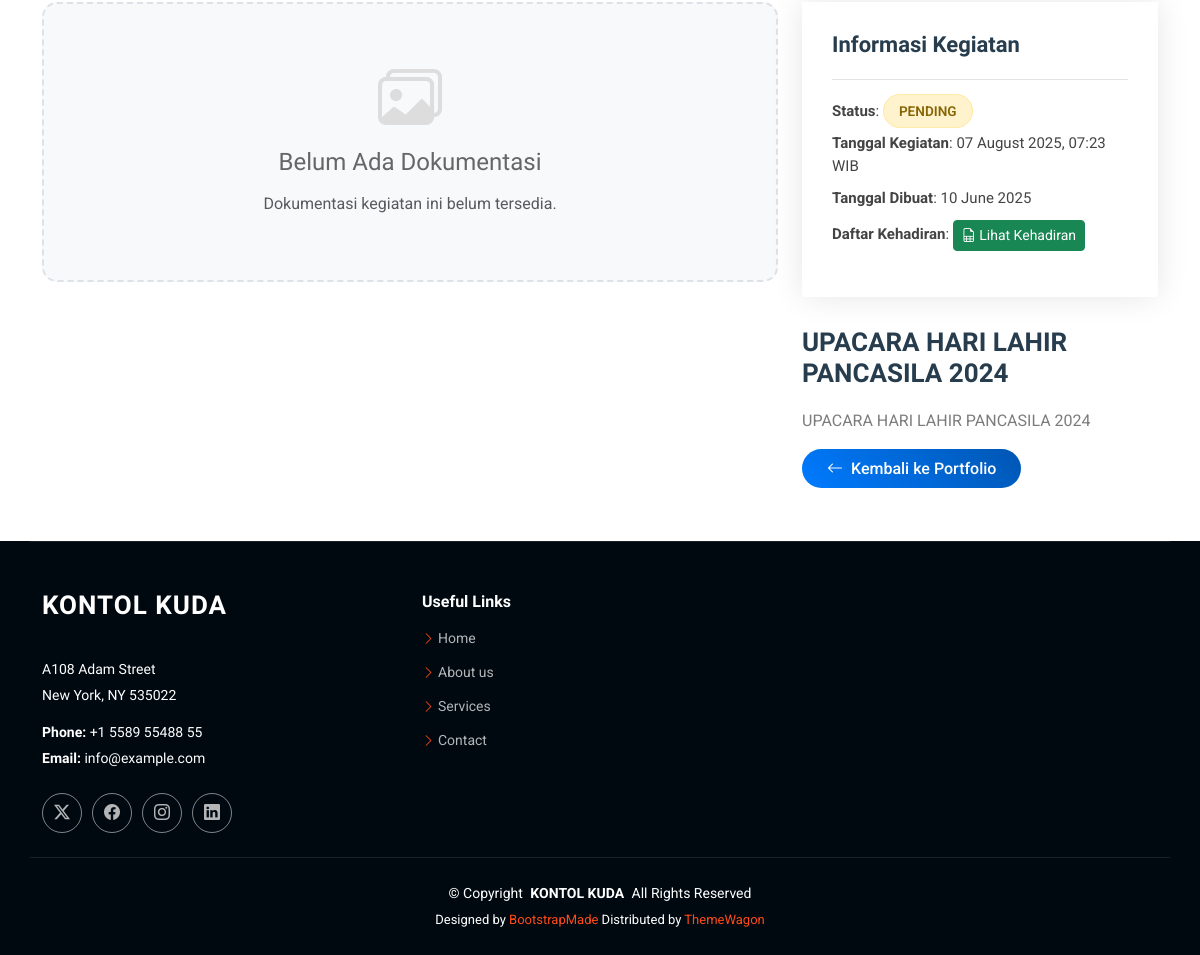
/portfolio-details.php?id=6 (lower part), run on an earlier commit of the app's database.
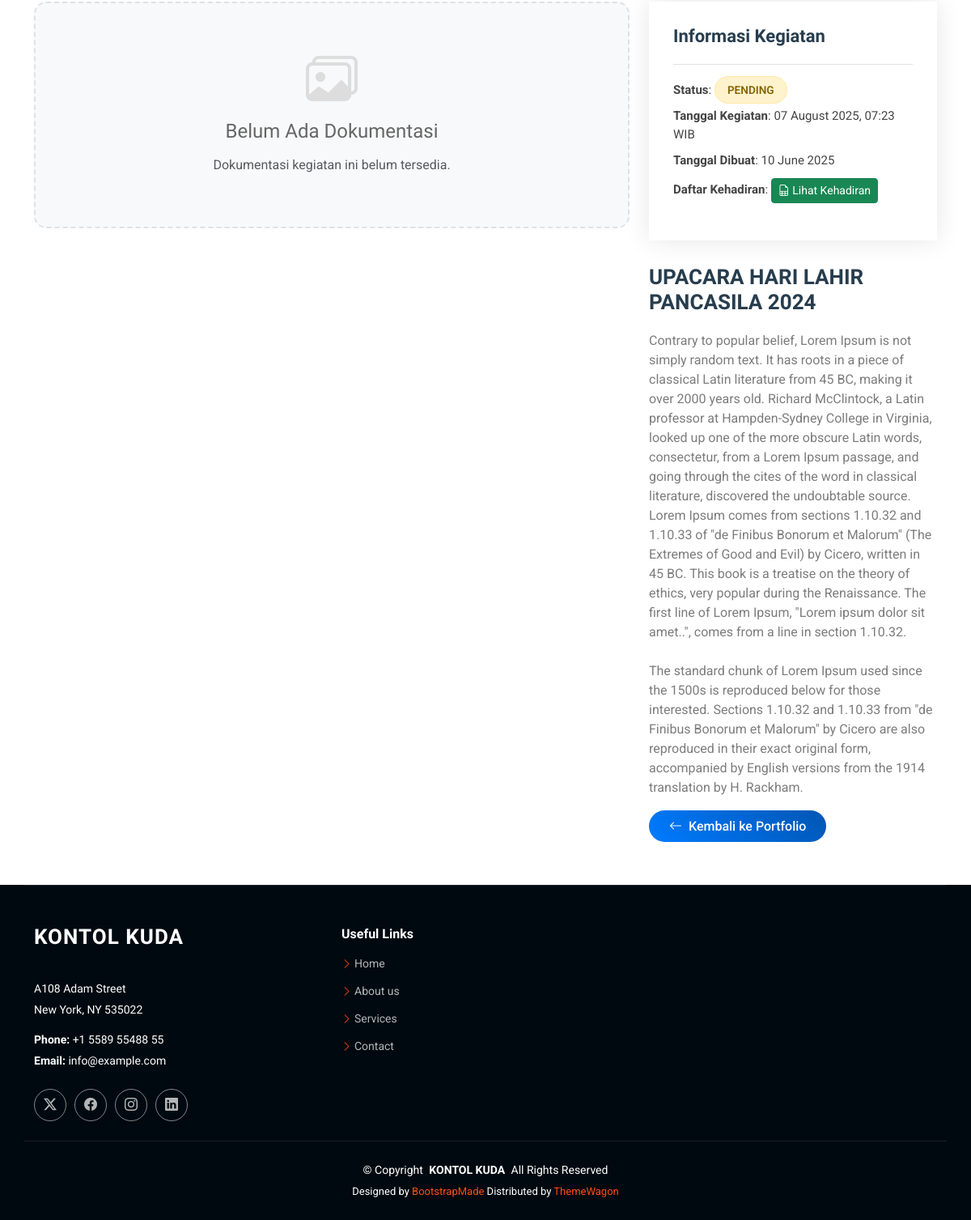
And on a later commit of the database.
### tables this page shows
CREATE TABLE `tb_kegiatan` (
  `id_kegiatan` bigint(11) NOT NULL,
  `judul_kegiatan` varchar(255) NOT NULL,
  `deksripsi_kegiatan` text NOT NULL,
  `jadwal_kegiatan` timestamp NOT NULL DEFAULT current_timestamp(),
  `kehadiran_kegiatan` text NOT NULL,
  `thumbnails_kegiatan` text NOT NULL,
  `status_kegiatan` enum('selesai','pending') NOT NULL,
  `created_at` timestamp NOT NULL DEFAULT current_timestamp(),
  `updated_at` timestamp NULL DEFAULT current_timestamp() ON UPDATE current_timestamp()
);

CREATE TABLE `tb_appsetting` (
  `id_appsetting` bigint(11) NOT NULL,
  `name` varchar(255) NOT NULL,
  `logo` text DEFAULT NULL,
  `name_header` varchar(255) DEFAULT NULL,
  `description_header` varchar(255) DEFAULT NULL,
  `background_header` text DEFAULT NULL,
  `video_header` text DEFAULT NULL,
  `foto_tentang_kami` text DEFAULT NULL,
  `judul_tentang_kami` varchar(255) DEFAULT NULL,
  `deskripsi_tentang_kami` text DEFAULT NULL,
  `background_testimonial` varchar(255) DEFAULT '',
  `alamat` text DEFAULT '\'\'',
  `phone` varchar(50) DEFAULT '',
  `email` varchar(100) DEFAULT '',
  `twitter_link` varchar(255) DEFAULT '',
  `facebook_link` varchar(255) DEFAULT '',
  `instagram_link` varchar(255) DEFAULT ''
);

### portfolio-details.php (the view, shortened to what the rows shown need)
<?php
include 'db/koneksi.php';
include 'controller/HomeController.php';
$appSetting = getAppSetting($pdo);
$kegiatan_id = isset($_GET['id']) ? (int)$_GET['id'] : 0;
function getKegiatanDetail($pdo, $id)
{
    try {
        $sql = "SELECT
                    k.id_kegiatan,
                    k.judul_kegiatan,
                    k.deksripsi_kegiatan,
                    k.jadwal_kegiatan,
                    k.thumbnails_kegiatan,
                    k.kehadiran_kegiatan,
                    k.status_kegiatan,
                    k.created_at,
                    GROUP_CONCAT(CONCAT(u.nama, '|', u.nohp) SEPARATOR ';') as petugas_info
                FROM tb_kegiatan k
                LEFT JOIN tb_penugasan p ON k.id_kegiatan = p.id_kegiatan
                LEFT JOIN tb_user u ON p.id_pegawai = u.id
                WHERE k.id_kegiatan = ?
                GROUP BY k.id_kegiatan, k.judul_kegiatan, k.deksripsi_kegiatan, k.jadwal_kegiatan, k.thumbnails_kegiatan, k.kehadiran_kegiatan, k.status_kegiatan, k.created_at";
        $stmt = $pdo->prepare($sql);
        $stmt->execute([$id]);
        $result = $stmt->fetch(PDO::FETCH_ASSOC);
        if ($result) {
            $petugas_array = [];
            $result['petugas'] = $petugas_array;
        }
        return $result;
    } catch (Exception $e) {
        return false;
    }
}
$kegiatan = null;
if ($kegiatan_id > 0) {
    $kegiatan = getKegiatanDetail($pdo, $kegiatan_id);
}
function getKegiatanRecord($pdo, $id)
{
    try {
        $sql = "SELECT record_kegiatan FROM tb_record_kegiatan WHERE id_kegiatan = ? ORDER BY id_foto_kegiatan ASC";
        $stmt = $pdo->prepare($sql);
        $stmt->execute([$id]);
        $result = $stmt->fetchAll(PDO::FETCH_ASSOC);
        return $result;
    } catch (Exception $e) {
        return [];
    }
}
function isVideoFile($filename)
{
    $videoExtensions = ['mp4', 'webm', 'ogg', 'avi', 'mov', 'wmv', 'flv'];
    $extension = strtolower(pathinfo($filename, PATHINFO_EXTENSION));
    return in_array($extension, $videoExtensions);
}
function fileExists($path)
{
    return file_exists($path) && is_readable($path);
}
$kegiatanRecord = [];
if ($kegiatan_id > 0) {
    $kegiatan = getKegiatanDetail($pdo, $kegiatan_id);
    $kegiatanRecord = getKegiatanRecord($pdo, $kegiatan_id);
}
?>
<!DOCTYPE html>
<html lang="en">
<head>
    <link href="assets/vendor/bootstrap/css/bootstrap.min.css" rel="stylesheet">
    <link href="assets/vendor/bootstrap-icons/bootstrap-icons.css" rel="stylesheet">
    <link href="assets/vendor/aos/aos.css" rel="stylesheet">
    <link href="assets/vendor/glightbox/css/glightbox.min.css" rel="stylesheet">
    <link href="assets/vendor/swiper/swiper-bundle.min.css" rel="stylesheet">
    <link href="assets/css/main.css" rel="stylesheet">
</head>
<body class="portfolio-details-page">
    <main class="main">
        <?php if ($kegiatan): ?>
            <section id="portfolio-details" class="portfolio-details section">
                <div class="container" data-aos="fade-up" data-aos-delay="100">
                    <div class="row gy-4">
                        <div class="col-lg-8">
                            <?php if (!empty($kegiatanRecord)): ?>
                                <div class="portfolio-details-slider swiper init-swiper" data-aos="fade-up" data-aos-delay="200">
                                    <script type="application/json" class="swiper-config">
                                        {
                                            "loop": true,
                                            "speed": 600,
                                            "autoplay": {
                                                "delay": 4000,
                                                "disableOnInteraction": false
                                            },
                                            "slidesPerView": "auto",
                                            "centeredSlides": true,
                                            "spaceBetween": 20,
                                            "pagination": {
                                                "el": ".swiper-pagination",
                                                "type": "bullets",
                                                "clickable": true
                                            },
                                            "navigation": {
                                                "nextEl": ".swiper-button-next",
                                                "prevEl": ".swiper-button-prev"
                                            },
                                            "breakpoints": {
                                                "320": {
                                                    "slidesPerView": 1,
                                                    "spaceBetween": 10
                                                },
                                                "640": {
                                                    "slidesPerView": 1,
                                                    "spaceBetween": 15
                                                },
                                                "1024": {
                                                    "slidesPerView": 1,
                                                    "spaceBetween": 20
                                                }
                                            }
                                        }
                                    </script>
                                    <div class="swiper-wrapper align-items-center">
                                        <?php foreach ($kegiatanRecord as $record): ?>
                                            <?php
                                            $recordPath = "assets/img/dokumentasi/" . $record['record_kegiatan'];
                                            $isRecordVideo = isVideoFile($record['record_kegiatan']);
                                            ?>
                                            <div class="swiper-slide">
                                                <?php if ($isRecordVideo): ?>
                                                    <?php if (fileExists($recordPath)): ?>
                                                        <div class="record-video-container">
                                                            <video controls preload="metadata" style="width: 100%; max-height: 400px; object-fit: contain; border-radius: 10px;">
                                                                <source src="<?php echo $recordPath; ?>" type="video/<?php echo pathinfo($record['record_kegiatan'], PATHINFO_EXTENSION); ?>">
                                                                <p>Browser Anda tidak mendukung video.</p>
                                                            </video>
                                                        </div>
                                                    <?php else: ?>
                                                        <div class="video-error">
                                                            <i class="bi bi-exclamation-triangle"></i>
                                                            <p class="mb-0">Video tidak dapat dimuat</p>
                                                        </div>
                                                    <?php endif; ?>
                                                <?php else: ?>
                                                    <?php if (fileExists($recordPath)): ?>
                                                        <img src="<?php echo $recordPath; ?>"
                                                            alt="Dokumentasi <?php echo htmlspecialchars($kegiatan['judul_kegiatan']); ?>"
                                                            style="width: 100%; max-height: 400px; object-fit: contain; border-radius: 10px;"
                                                            onerror="this.parentElement.innerHTML='<div class=\'video-error\'><i class=\'bi bi-image\'></i><p class=\'mb-0\'>Gambar tidak dapat dimuat</p></div>'">
                                                    <?php else: ?>
                                                        <div class="video-error">
                                                            <i class="bi bi-image"></i>
                                                            <p class="mb-0">Gambar tidak ditemukan</p>
                                                        </div>
                                                    <?php endif; ?>
                                                <?php endif; ?>
                                            </div>
                                        <?php endforeach; ?>
                                    </div>
                                    <div class="swiper-button-next"></div>
                                    <div class="swiper-button-prev"></div>
                                    <div class="swiper-pagination"></div>
                                </div>
                                <div class="record-info mt-3" data-aos="fade-up" data-aos-delay="300">
                                    <div class="alert alert-info">
                                        <i class="bi bi-camera2 me-2"></i>
                                        <strong>Dokumentasi Kegiatan:</strong> <?php echo count($kegiatanRecord); ?> file dokumentasi tersedia
                                        <?php
                                        $videoCount = 0;
                                        $imageCount = 0;
                                        foreach ($kegiatanRecord as $record) {
                                            if (isVideoFile($record['record_kegiatan'])) {
                                                $videoCount++;
                                            } else {
                                                $imageCount++;
                                            }
                                        }
                                        ?>
                                        <?php if ($videoCount > 0 || $imageCount > 0): ?>
                                            <br>
                                            <small class="text-muted">
                                                <?php if ($imageCount > 0): ?>
                                                    <?php echo $imageCount; ?> foto
                                                <?php endif; ?>
                                                <?php if ($videoCount > 0 && $imageCount > 0): ?>, <?php endif; ?>
                                            <?php if ($videoCount > 0): ?>
                                                <?php echo $videoCount; ?> video
                                            <?php endif; ?>
                                            </small>
                                        <?php endif; ?>
                                    </div>
                                </div>
                            <?php else: ?>
                                <div class="no-record-message text-center py-5" data-aos="fade-up" data-aos-delay="200">
                                    <i class="bi bi-images" style="font-size: 4rem; color: #ddd; margin-bottom: 20px;"></i>
                                    <h4 style="color: #666; margin-bottom: 15px;">Belum Ada Dokumentasi</h4>
                                    <p class="text-muted">Dokumentasi kegiatan ini belum tersedia.</p>
                                </div>
                            <?php endif; ?>
                        </div>
                        <div class="col-lg-4">
                            <div class="portfolio-info" data-aos="fade-up" data-aos-delay="200">
                                <h3>Informasi Kegiatan</h3>
                                <ul>
                                    <li><strong>Status</strong>:
                                        <span class="status-badge status-<?php echo $kegiatan['status_kegiatan']; ?>">
                                            <?php echo ucfirst($kegiatan['status_kegiatan']); ?>
                                        </span>
                                    </li>
                                    <li><strong>Tanggal Kegiatan</strong>:
                                        <?php
                                        $jadwal = new DateTime($kegiatan['jadwal_kegiatan']);
                                        echo $jadwal->format('d F Y, H:i') . ' WIB';
                                        ?>
                                    </li>
                                    <li><strong>Tanggal Dibuat</strong>:
                                        <?php
                                        $created = new DateTime($kegiatan['created_at']);
                                        echo $created->format('d F Y');
                                        ?>
                                    </li>
                                    <?php if (!empty($kegiatan['kehadiran_kegiatan'])): ?>
                                        <li><strong>Daftar Kehadiran</strong>:
                                            <a href="<?php echo htmlspecialchars($kegiatan['kehadiran_kegiatan']); ?>" target="_blank" class="btn btn-sm btn-success">
                                                <i class="bi bi-file-earmark-spreadsheet"></i> Lihat Kehadiran
                                            </a>
                                        </li>
                                    <?php endif; ?>
                                </ul>
                            </div>
                            <div class="portfolio-description" data-aos="fade-up" data-aos-delay="300">
                                <h2><?php echo htmlspecialchars($kegiatan['judul_kegiatan']); ?></h2>
                                <p><?php echo nl2br(htmlspecialchars($kegiatan['deksripsi_kegiatan'])); ?></p>
                                <div class="mt-4">
                                    <a href="index.php#portfolio" class="btn-back">
                                        <i class="bi bi-arrow-left me-2"></i>Kembali ke Portfolio
                                    </a>
                                </div>
                            </div>
                        </div>
                    </div>
                </div>
            </section>
        <?php endif; ?>
    </main>
    <footer id="footer" class="footer dark-background">
        <div class="container footer-top">
            <div class="row gy-4">
                <div class="col-lg-4 col-md-6 footer-about">
                    <a href="index.php" class="logo d-flex align-items-center">
                        <span class="sitename"><?php echo htmlspecialchars($appSetting['name']); ?></span>
                    </a>
                </div>
            </div>
        </div>
        <div class="container copyright text-center mt-4">
            <p>© <span>Copyright</span> <strong class="px-1 sitename"><?php echo htmlspecialchars($appSetting['name']); ?></strong> <span>All Rights Reserved</span></p>
        </div>
    </footer>
</body>
</html>

What changed in the data, as far as the page shows it:
changed tb_kegiatan "PENDING": deksripsi_kegiatan "UPACARA HARI LAHIR PANCASILA 2024" → "Contrary to popular belief, Lorem Ipsum is not simply random text. It has roots in a piece of classical Latin literature from 45 BC, making it over 2000 years old. Richard McClintock, a Latin professor at Hampden-Sydney College in Virginia, looked up one of the more obscure Latin words, consectetur, from a Lorem Ipsum passage, and going through the cites of the word in classical literature, discovered the undoubtable source. Lorem Ipsum comes from sections 1.10.32 and 1.10.33 of \"de Finibus Bonorum et Malorum\" (The Extremes of Good and Evil) by Cicero, written in 45 BC. This book is a treatise on the theory of ethics, very popular during the Renaissance. The first line of Lorem Ipsum,…"
